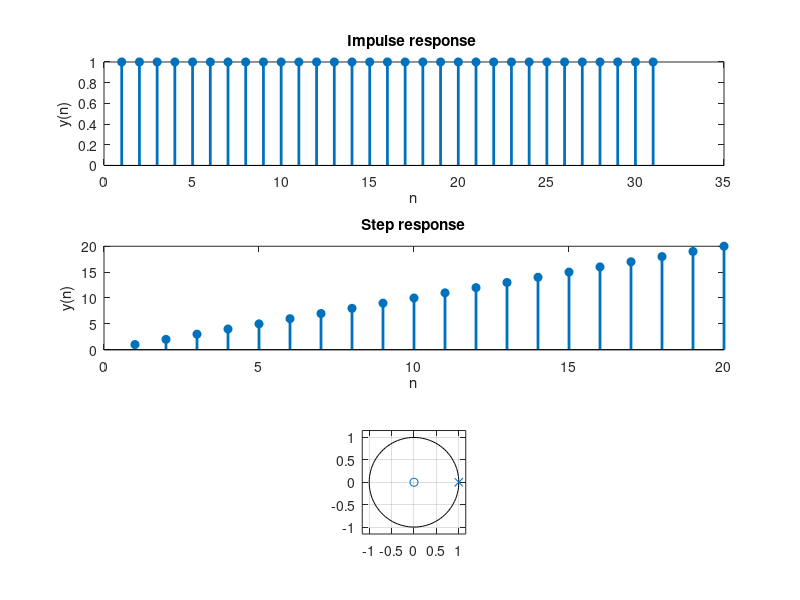

This figure's MATLAB source: (Note: this script raises an error after producing the figure.)
clc; clear; close all;

num = [1]; den = [1 , -1];
% impulse response
figure ();
subplot (311) ; stem ( impz (num , den ), 'filled','Linewidth',2);
title ('Impulse response ');xlabel("n"); ylabel("y(n)")


% step response
u = ones (1 ,20);
subplot (312) ; stem ( filter (num , den , u), 'filled','Linewidth',2);
title ('Step response'); xlabel("n"); ylabel("y(n)")
subplot (313) ; zplane (num , den );
title ('Pole zero of $H(z) = \frac {1}{1 - z ^{ -1}} $ ROC $|z|>1$', 'Interpreter','latex ')